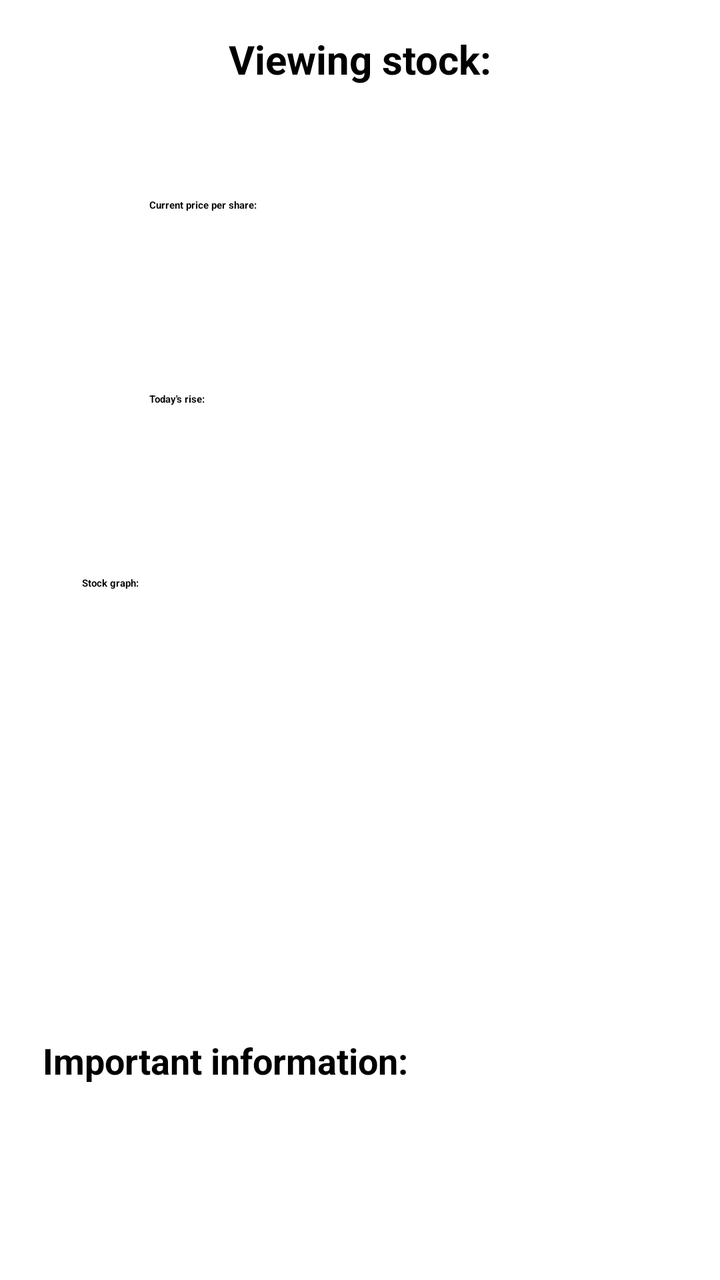
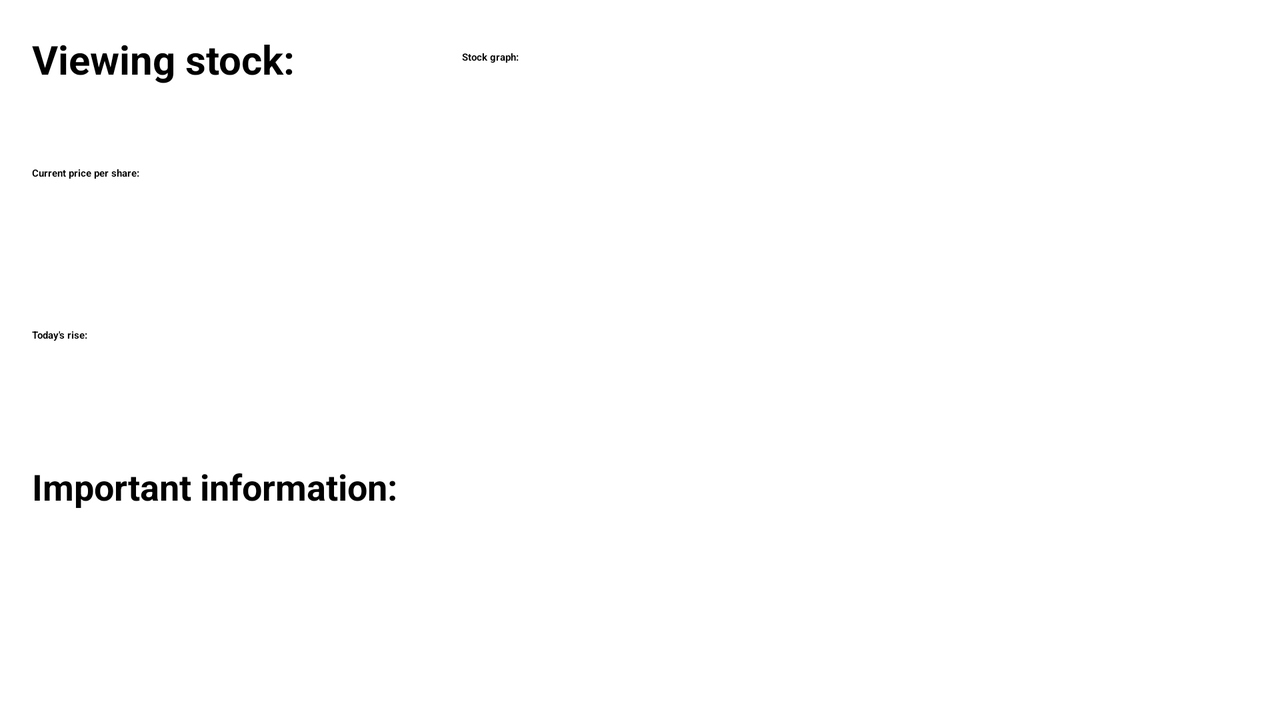

Two renders of one Android screen. The first uses the default layout on a phone; the second uses the alternative layout the repository ships for a different screen configuration, on a matching device. The two XML files are below.
<!-- AndroidManifest.xml: application theme splashScreenTheme -->
<!-- res/layout/fragment_detailed_portfolio.xml -->
<?xml version="1.0" encoding="utf-8"?>

<layout xmlns:android="http://schemas.android.com/apk/res/android"
    xmlns:app="http://schemas.android.com/apk/res-auto"
    xmlns:tools="http://schemas.android.com/tools">

    <androidx.constraintlayout.widget.ConstraintLayout
        android:id="@+id/frameLayout"
        android:layout_width="match_parent"
        android:layout_height="match_parent"
        tools:context=".views.fragments.PortfolioDetailedFragment">

        <EditText
            android:id="@+id/stockSymbol"
            android:layout_width="wrap_content"
            android:layout_height="wrap_content"
            android:layout_marginTop="8dp"
            android:background="@drawable/text_input_border_invisible"
            android:ems="10"
            android:inputType="none"
            android:text=""
            android:clickable="false"
            android:focusable="false"
            android:gravity="center_horizontal|center_vertical"
            app:layout_constraintEnd_toEndOf="parent"
            app:layout_constraintHorizontal_bias="0.5"
            app:layout_constraintStart_toStartOf="parent"
            app:layout_constraintTop_toBottomOf="@+id/detailedHeadline" />

        <EditText
            android:id="@+id/todayRise"
            android:layout_width="211dp"
            android:layout_height="44dp"
            android:layout_marginTop="48dp"
            android:background="@drawable/text_input_border_invisible"
            android:ems="10"
            android:inputType="none"
            android:text=""
            android:clickable="false"
            android:focusable="false"
            android:gravity="center_horizontal|center_vertical"
            app:layout_constraintEnd_toEndOf="parent"
            app:layout_constraintHorizontal_bias="0.5"
            app:layout_constraintStart_toStartOf="parent"
            app:layout_constraintTop_toBottomOf="@+id/stockPrice" />

        <EditText
            android:id="@+id/stockPrice"
            android:layout_width="210dp"
            android:layout_height="49dp"
            android:layout_marginTop="48dp"
            android:background="@drawable/text_input_border_invisible"
            android:ems="10"
            android:inputType="none"
            android:text=""
            android:clickable="false"
            android:focusable="false"
            android:gravity="center_horizontal|center_vertical"
            app:layout_constraintEnd_toEndOf="parent"
            app:layout_constraintHorizontal_bias="0.497"
            app:layout_constraintStart_toStartOf="parent"
            app:layout_constraintTop_toBottomOf="@+id/stockSymbol" />

        <TextView
            android:id="@+id/informationText"
            android:layout_width="wrap_content"
            android:layout_height="wrap_content"
            android:layout_marginTop="24dp"
            android:text="Important information:"
            android:textSize="18dp"
            android:textStyle="bold"
            app:layout_constraintEnd_toEndOf="parent"
            app:layout_constraintHorizontal_bias="0.12"
            app:layout_constraintStart_toStartOf="parent"
            app:layout_constraintTop_toBottomOf="@+id/stockGraphImage" />

        <TextView
            android:id="@+id/todayLow"
            android:layout_width="wrap_content"
            android:layout_height="wrap_content"
            android:layout_marginTop="16dp"
            android:text=""
            android:textStyle="bold"
            app:layout_constraintStart_toStartOf="@+id/todayHigh"
            app:layout_constraintTop_toBottomOf="@+id/todayHigh" />

        <TextView
            android:id="@+id/todayHigh"
            android:layout_width="wrap_content"
            android:layout_height="wrap_content"
            android:layout_marginTop="16dp"
            android:text=""
            android:textStyle="bold"
            app:layout_constraintStart_toStartOf="@+id/informationText"
            app:layout_constraintTop_toBottomOf="@+id/informationText" />

        <TextView
            android:id="@+id/openingPrice"
            android:layout_width="wrap_content"
            android:layout_height="wrap_content"
            android:layout_marginTop="16dp"
            android:text=""
            android:textStyle="bold"
            app:layout_constraintStart_toStartOf="@+id/todayLow"
            app:layout_constraintTop_toBottomOf="@+id/todayLow" />

        <TextView
            android:id="@+id/detailedHeadline"
            android:layout_width="wrap_content"
            android:layout_height="wrap_content"
            android:layout_marginTop="16dp"
            android:text="Viewing stock:"
            android:textAlignment="center"
            android:textSize="20dp"
            android:textStyle="bold"
            app:layout_constraintEnd_toEndOf="parent"
            app:layout_constraintHorizontal_bias="0.5"
            app:layout_constraintStart_toStartOf="parent"
            app:layout_constraintTop_toTopOf="parent" />

        <TextView
            android:id="@+id/stockPriceLabel"
            android:layout_width="wrap_content"
            android:layout_height="wrap_content"
            android:text="Current price per share:"
            android:textStyle="bold"
            app:layout_constraintBottom_toTopOf="@+id/stockPrice"
            app:layout_constraintStart_toStartOf="@+id/stockPrice" />

        <TextView
            android:id="@+id/todayRiseLabel"
            android:layout_width="wrap_content"
            android:layout_height="wrap_content"
            android:text="Today's rise:"
            android:textStyle="bold"
            app:layout_constraintBottom_toTopOf="@+id/todayRise"
            app:layout_constraintStart_toStartOf="@+id/todayRise" />

        <ImageView
            android:id="@+id/stockGraphImage"
            android:layout_width="278dp"
            android:layout_height="199dp"
            android:layout_marginTop="48dp"
            app:layout_constraintEnd_toEndOf="parent"
            app:layout_constraintHorizontal_bias="0.5"
            app:layout_constraintStart_toStartOf="parent"
            app:layout_constraintTop_toBottomOf="@+id/todayRise"
            app:srcCompat="@drawable/stock_graph_default_img" />

        <TextView
            android:id="@+id/stockGraphLabel"
            android:layout_width="wrap_content"
            android:layout_height="wrap_content"
            android:text="Stock graph:"
            android:textStyle="bold"
            app:layout_constraintBottom_toTopOf="@+id/stockGraphImage"
            app:layout_constraintStart_toStartOf="@+id/stockGraphImage" />

    </androidx.constraintlayout.widget.ConstraintLayout>
</layout>
<!-- resources referenced by this layout -->
<resources>
  <!-- drawable stock_graph_default_img: png bitmap (drawable, 195429 bytes) -->
</resources>
<!-- res/layout-land/fragment_detailed_portfolio.xml (the repository's variant of the layout above) -->
<!-- drawn on the phone turned sideways -->
<?xml version="1.0" encoding="utf-8"?>
<layout xmlns:android="http://schemas.android.com/apk/res/android"
    xmlns:app="http://schemas.android.com/apk/res-auto"
    xmlns:tools="http://schemas.android.com/tools">

    <androidx.constraintlayout.widget.ConstraintLayout
        android:id="@+id/frameLayout"
        android:layout_width="match_parent"
        android:layout_height="match_parent"
        tools:context=".views.fragments.PortfolioDetailedFragment">

        <EditText
            android:id="@+id/stockSymbol"
            android:layout_width="wrap_content"
            android:layout_height="wrap_content"
            android:layout_marginTop="8dp"
            android:background="@drawable/text_input_border_invisible"
            android:clickable="false"
            android:ems="10"
            android:focusable="false"
            android:inputType="none"
            android:text=""
            app:layout_constraintStart_toStartOf="@+id/detailedHeadline"
            app:layout_constraintTop_toBottomOf="@+id/detailedHeadline" />

        <EditText
            android:id="@+id/todayRise"
            android:layout_width="211dp"
            android:layout_height="44dp"
            android:layout_marginTop="32dp"
            android:background="@drawable/text_input_border_invisible"
            android:clickable="false"
            android:ems="10"
            android:focusable="false"
            android:inputType="none"
            android:text=""
            app:layout_constraintStart_toStartOf="@+id/stockPrice"
            app:layout_constraintTop_toBottomOf="@+id/stockPrice" />

        <EditText
            android:id="@+id/stockPrice"
            android:layout_width="210dp"
            android:layout_height="49dp"
            android:layout_marginTop="32dp"
            android:background="@drawable/text_input_border_invisible"
            android:clickable="false"
            android:ems="10"
            android:focusable="false"
            android:inputType="none"
            android:text=""
            app:layout_constraintStart_toStartOf="@+id/stockSymbol"
            app:layout_constraintTop_toBottomOf="@+id/stockSymbol" />

        <TextView
            android:id="@+id/informationText"
            android:layout_width="wrap_content"
            android:layout_height="wrap_content"
            android:layout_marginTop="16dp"
            android:text="Important information:"
            android:textSize="18dp"
            android:textStyle="bold"
            app:layout_constraintStart_toStartOf="@+id/todayRise"
            app:layout_constraintTop_toBottomOf="@+id/todayRise" />

        <TextView
            android:id="@+id/todayLow"
            android:layout_width="wrap_content"
            android:layout_height="wrap_content"
            android:layout_marginStart="16dp"
            android:text=""
            android:textStyle="bold"
            app:layout_constraintBaseline_toBaselineOf="@+id/todayHigh"
            app:layout_constraintStart_toEndOf="@+id/todayHigh" />

        <TextView
            android:id="@+id/todayHigh"
            android:layout_width="wrap_content"
            android:layout_height="wrap_content"
            android:layout_marginTop="8dp"
            android:text=""
            android:textStyle="bold"
            app:layout_constraintStart_toStartOf="@+id/informationText"
            app:layout_constraintTop_toBottomOf="@+id/informationText" />

        <TextView
            android:id="@+id/openingPrice"
            android:layout_width="wrap_content"
            android:layout_height="wrap_content"
            android:layout_marginStart="16dp"
            android:text=""
            android:textStyle="bold"
            app:layout_constraintBaseline_toBaselineOf="@+id/todayLow"
            app:layout_constraintStart_toEndOf="@+id/todayLow" />

        <TextView
            android:id="@+id/detailedHeadline"
            android:layout_width="wrap_content"
            android:layout_height="wrap_content"
            android:layout_marginStart="16dp"
            android:layout_marginTop="16dp"
            android:text="Viewing stock:"
            android:textAlignment="center"
            android:textSize="20dp"
            android:textStyle="bold"
            app:layout_constraintEnd_toEndOf="parent"
            app:layout_constraintHorizontal_bias="0.0"
            app:layout_constraintStart_toStartOf="parent"
            app:layout_constraintTop_toTopOf="parent" />

        <TextView
            android:id="@+id/stockPriceLabel"
            android:layout_width="wrap_content"
            android:layout_height="wrap_content"
            android:text="Current price per share:"
            android:textStyle="bold"
            app:layout_constraintBottom_toTopOf="@+id/stockPrice"
            app:layout_constraintStart_toStartOf="@+id/stockPrice" />

        <TextView
            android:id="@+id/todayRiseLabel"
            android:layout_width="wrap_content"
            android:layout_height="wrap_content"
            android:text="Today's rise:"
            android:textStyle="bold"
            app:layout_constraintBottom_toTopOf="@+id/todayRise"
            app:layout_constraintStart_toStartOf="@+id/todayRise" />

        <ImageView
            android:id="@+id/stockGraphImage"
            android:layout_width="377dp"
            android:layout_height="198dp"
            android:layout_marginTop="32dp"
            android:layout_marginEnd="32dp"
            app:layout_constraintEnd_toEndOf="parent"
            app:layout_constraintHorizontal_bias="1.0"
            app:layout_constraintStart_toStartOf="parent"
            app:layout_constraintTop_toTopOf="parent"
            app:srcCompat="@drawable/stock_graph_default_img" />

        <TextView
            android:id="@+id/stockGraphLabel"
            android:layout_width="wrap_content"
            android:layout_height="wrap_content"
            android:text="Stock graph:"
            android:textStyle="bold"
            app:layout_constraintBottom_toTopOf="@+id/stockGraphImage"
            app:layout_constraintStart_toStartOf="@+id/stockGraphImage" />

    </androidx.constraintlayout.widget.ConstraintLayout>
</layout>
